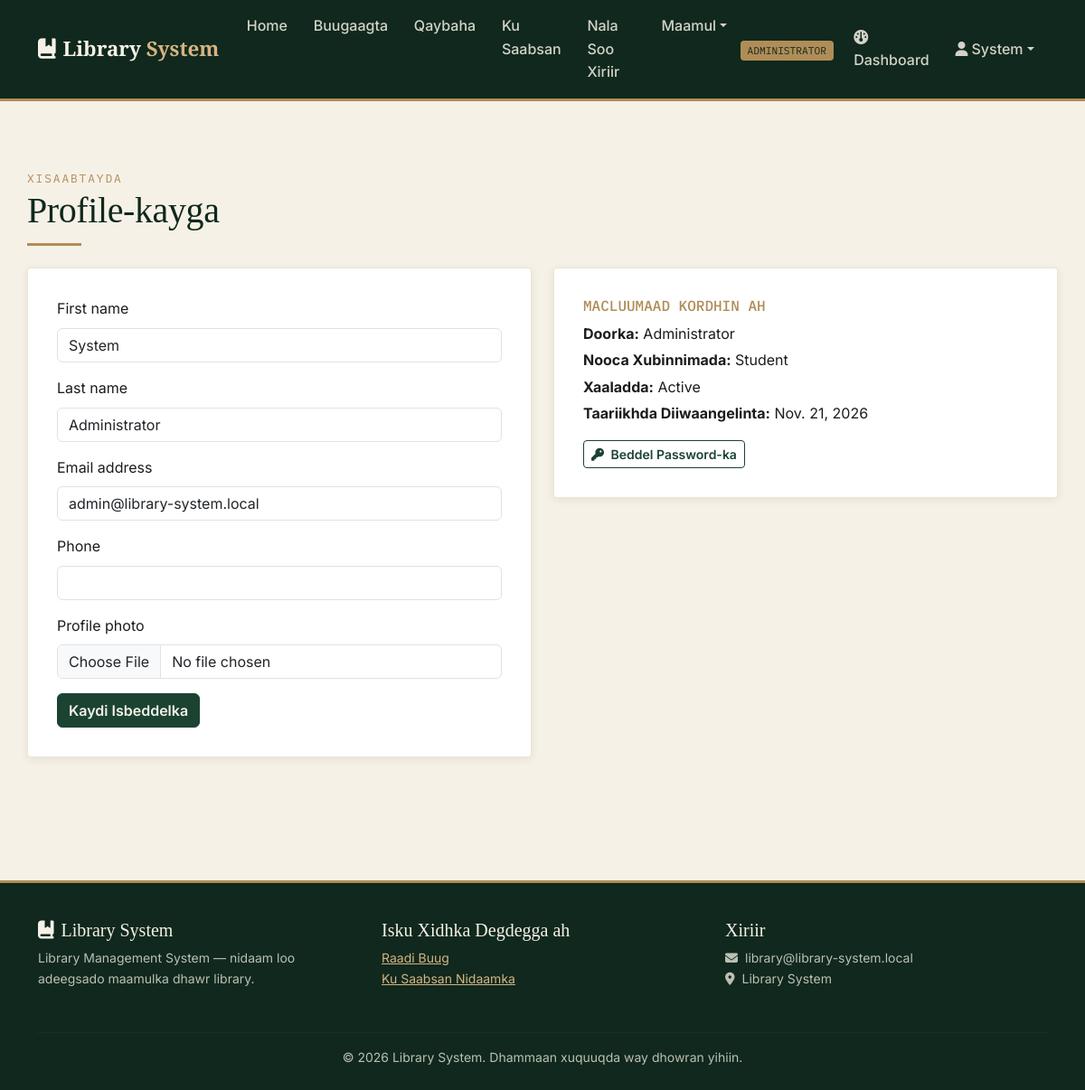
The page /accounts/profile/ (signed in) on the database its author committed.
### accounts/models.py (models this page shows, shortened)
class User(AbstractUser):
    class Role(models.TextChoices):
        ADMIN = 'ADMIN', 'Administrator'
        LIBRARIAN = 'LIBRARIAN', 'Librarian'
        MEMBER = 'MEMBER', 'Member'
    library = models.ForeignKey(
        'core.Library', on_delete=models.PROTECT, null=True, blank=True, related_name='users',
        help_text="The library this user belongs to. Leave empty only for the system owner (superuser).",
    )
    role = models.CharField(max_length=10, choices=Role.choices, default=Role.MEMBER)
    phone = models.CharField(max_length=20, blank=True)
    profile_photo = models.ImageField(upload_to='profiles/', blank=True, null=True)
    class MembershipType(models.TextChoices):
        STUDENT = 'STUDENT', 'Student'
        STAFF = 'STAFF', 'Staff'
        PUBLIC = 'PUBLIC', 'Public'
    membership_type = models.CharField(
        max_length=10, choices=MembershipType.choices, default=MembershipType.STUDENT
    )
    class Status(models.TextChoices):
        ACTIVE = 'ACTIVE', 'Active'
        SUSPENDED = 'SUSPENDED', 'Suspended'
        EXPIRED = 'EXPIRED', 'Expired'
    status = models.CharField(max_length=10, choices=Status.choices, default=Status.ACTIVE)
    registration_date = models.DateField(auto_now_add=True)
    def is_admin(self):
        return self.role == self.Role.ADMIN

### accounts/views.py (the view)
# urls.py: path('profile/', views.profile_view, name='profile'),
@login_required
def profile_view(request):
    if request.method == 'POST':
        form = ProfileUpdateForm(request.POST, request.FILES, instance=request.user)
        if form.is_valid():
            form.save()
            messages.success(request, "Profile-kaaga waa la cusboonaysiiyay.")
            return redirect('accounts:profile')
    else:
        form = ProfileUpdateForm(instance=request.user)
    return render(request, 'accounts/profile.html', {'form': form})

### accounts/forms.py
class ProfileUpdateForm(forms.ModelForm):
    class Meta:
        model = User
        fields = ['first_name', 'last_name', 'email', 'phone', 'profile_photo']
        widgets = {
            'first_name': forms.TextInput(attrs={'class': 'form-control'}),
            'last_name': forms.TextInput(attrs={'class': 'form-control'}),
            'email': forms.EmailInput(attrs={'class': 'form-control'}),
            'phone': forms.TextInput(attrs={'class': 'form-control'}),
            'profile_photo': forms.ClearableFileInput(attrs={'class': 'form-control'}),
        }

### templates/accounts/profile.html (shortened to what this page needs)
{% extends "base.html" %}
{% block content %}
<div class="container section-pad">
  <span class="section-eyebrow">Xisaabtayda</span>
  <h1>Profile-kayga</h1>
  <div class="divider-brass"></div>
  <div class="row">
    <div class="col-lg-6">
      <div class="card-plain">
        <form method="post" enctype="multipart/form-data">
          {% for field in form %}
          <div class="mb-3">
            <label class="form-label">{{ field.label }}</label>
            {{ field }}
          </div>
          {% endfor %}
          <button type="submit" class="btn btn-ink">Kaydi Isbeddelka</button>
        </form>
      </div>
    </div>
    <div class="col-lg-6">
      <div class="card-plain">
        <h5 class="h6" style="font-family:'IBM Plex Mono',monospace; text-transform:uppercase; color:var(--brass);">Macluumaad Kordhin ah</h5>
        <p class="mb-1"><strong>Doorka:</strong> {{ user.get_role_display }}</p>
        <p class="mb-1"><strong>Nooca Xubinnimada:</strong> {{ user.get_membership_type_display }}</p>
        <p class="mb-1"><strong>Xaaladda:</strong> {{ user.get_status_display }}</p>
        <p class="mb-3"><strong>Taariikhda Diiwaangelinta:</strong> {{ user.registration_date }}</p>
        <a href="{% url 'accounts:password_change' %}" class="btn btn-outline-ink btn-sm"><i class="fa-solid fa-key me-1"></i> Beddel Password-ka</a>
      </div>
    </div>
  </div>
</div>
{% endblock %}

### templates/base.html (shortened to what this page needs)
{% load static %}
<!DOCTYPE html>
<html lang="so">
<head>
<link href="https://cdn.jsdelivr.net/npm/bootstrap@5.3.3/dist/css/bootstrap.min.css" rel="stylesheet">
<link href="https://cdnjs.cloudflare.com/ajax/libs/font-awesome/6.5.1/css/all.min.css" rel="stylesheet">
</head>
<body>
<nav class="navbar navbar-expand-lg navbar-lms sticky-top">
  <div class="container">
    <a class="navbar-brand" href="{% url 'core:home' %}"><i class="fa-solid fa-book-bookmark me-2"></i>Library <span>System</span></a>
    <div class="collapse navbar-collapse" id="navMain">
      <ul class="navbar-nav me-auto mb-2 mb-lg-0">
        {% if user.is_authenticated %}
          <li class="nav-item"><a class="nav-link" href="{% url 'core:home' %}">Home</a></li>
          <li class="nav-item"><a class="nav-link" href="{% url 'catalog:book_list' %}">Buugaagta</a></li>
          <li class="nav-item"><a class="nav-link" href="{% url 'catalog:category_list' %}">Qaybaha</a></li>
          <li class="nav-item"><a class="nav-link" href="{% url 'core:about' %}">Ku Saabsan</a></li>
          <li class="nav-item"><a class="nav-link" href="{% url 'core:contact' %}">Nala Soo Xiriir</a></li>
          {% if user.is_admin or user.is_librarian or user.is_superuser %}
          <li class="nav-item dropdown">
            <a class="nav-link dropdown-toggle" href="#" role="button" data-bs-toggle="dropdown" aria-expanded="false">Maamul</a>
          </li>
          {% endif %}
        {% endif %}
      </ul>
      <ul class="navbar-nav align-items-lg-center">
        {% if user.is_authenticated %}
          <li class="nav-item me-2"><span class="badge-role">{{ user.get_role_display }}</span></li>
          <li class="nav-item"><a class="nav-link" href="{% url 'core:dashboard' %}"><i class="fa-solid fa-gauge me-1"></i>Dashboard</a></li>
          <li class="nav-item dropdown">
            <a class="nav-link dropdown-toggle" href="#" role="button" data-bs-toggle="dropdown" aria-expanded="false"><i class="fa-solid fa-user me-1"></i>{{ user.first_name|default:user.username }}</a>
          </li>
        {% else %}
          <li class="nav-item"><a class="nav-link" href="{% url 'accounts:login' %}">Log in</a></li>
          <li class="nav-item">
            <a class="btn btn-brass btn-sm ms-lg-2" href="{% url 'accounts:register' %}">Isdiiwaangeli</a>
          </li>
        {% endif %}
      </ul>
    </div>
  </div>
</nav>
<main>
{% block content %}{% endblock %}
</main>
<footer class="footer-lms">
  <div class="container">
    <div class="row">
      <div class="col-md-4 mb-3">
        <h5><i class="fa-solid fa-book-bookmark me-2"></i>Library System</h5>
        <p class="small">Library Management System — nidaam loo adeegsado maamulka dhawr library.</p>
      </div>
      <div class="col-md-4 mb-3">
        <h5>Isku Xidhka Degdegga ah</h5>
        <ul class="list-unstyled small">
          {% if user.is_authenticated %}
          <li><a href="{% url 'catalog:book_list' %}">Raadi Buug</a></li>
          <li><a href="{% url 'core:about' %}">Ku Saabsan Nidaamka</a></li>
          {% else %}
          <li><a href="{% url 'accounts:login' %}">Log in</a></li>
          <li><a href="{% url 'accounts:register' %}">Isdiiwaangeli</a></li>
          {% endif %}
        </ul>
      </div>
      <div class="col-md-4 mb-3">
        <h5>Xiriir</h5>
        <p class="small mb-0"><i class="fa-solid fa-envelope me-2"></i>library@library-system.local</p>
        <p class="small"><i class="fa-solid fa-location-dot me-2"></i>Library System</p>
      </div>
    </div>
    <hr style="border-color: rgba(246,241,231,0.15);">
    <p class="small text-center mb-0">&copy; {% now "Y" %} Library System. Dhammaan xuquuqda way dhowran yihiin.</p>
  </div>
</footer>
</body>
</html>

### templates/base.html (style rules this page uses)
:root { --ink-green: #1B4332; --ink-green-dark: #10281D; --sage: #84A98C; --parchment: #F6F1E7; --parchment-deep: #EDE4D3; --brass: #B08D57; --brass-light: #D4B483; --ink: #1C1C1E; --ink-soft: #4A4A47; --danger: #9B2C2C; --ok: #2F6B3C; --radius: 4px; --shadow-card: 0 2px 10px rgba(16, 40, 29, 0.08); --shadow-lift: 0 10px 30px rgba(16, 40, 29, 0.18); }
* { box-sizing: border-box; }
body { background: var(--parchment); color: var(--ink); font-family: 'Inter', -apple-system, sans-serif; font-size: 16px; line-height: 1.6; }
h1, h2, h3, h4, .display-font { font-family: 'Playfair Display', Georgia, serif; color: var(--ink-green-dark); letter-spacing: -0.01em; }
a { color: var(--ink-green); }
.navbar-lms { background: var(--ink-green-dark); border-bottom: 3px solid var(--brass); }
.navbar-lms .navbar-brand { font-family: 'Playfair Display', serif; font-weight: 700; color: var(--parchment) !important; font-size: 1.4rem; }
.navbar-lms .navbar-brand span { color: var(--brass-light); }
.navbar-lms .nav-link { color: rgba(246, 241, 231, 0.85) !important; font-weight: 500; padding: 0.5rem 0.9rem !important; }
.badge-role { background: var(--brass); color: var(--ink-green-dark); font-family: 'IBM Plex Mono', monospace; font-size: 0.7rem; padding: 0.25rem 0.5rem; border-radius: var(--radius); text-transform: uppercase; }
.btn-ink { background: var(--ink-green); border-color: var(--ink-green); color: var(--parchment); font-weight: 600; }
.btn-outline-ink { border-color: var(--ink-green); color: var(--ink-green); font-weight: 600; }
.section-eyebrow { font-family: 'IBM Plex Mono', monospace; color: var(--brass); text-transform: uppercase; letter-spacing: 0.15em; font-size: 0.8rem; }
.section-pad { padding: 4.5rem 0; }
.divider-brass { width: 60px; height: 3px; background: var(--brass); margin: 0.75rem 0 1.5rem; }
footer.footer-lms { background: var(--ink-green-dark); color: rgba(246, 241, 231, 0.75); padding: 2.5rem 0 1.5rem; margin-top: 4rem; border-top: 3px solid var(--brass); }
footer.footer-lms a { color: var(--brass-light); }
footer.footer-lms h5 { color: var(--parchment); font-family: 'Playfair Display', serif; }
.card-plain { background: #fff; border: 1px solid var(--parchment-deep); border-radius: var(--radius); box-shadow: var(--shadow-card); padding: 2rem; }

### rows shown on the page
User: role "ADMINISTRATOR", first_name "System", form "System" "Administrator" "admin@library-system.local", role "Administrator", membership_type "Student", status "Active", registration_date "Nov. 21, 2026"

### other values the page prints
{{ field.label }} "First name" "Last name" "Email address" "Phone" "Profile photo"
